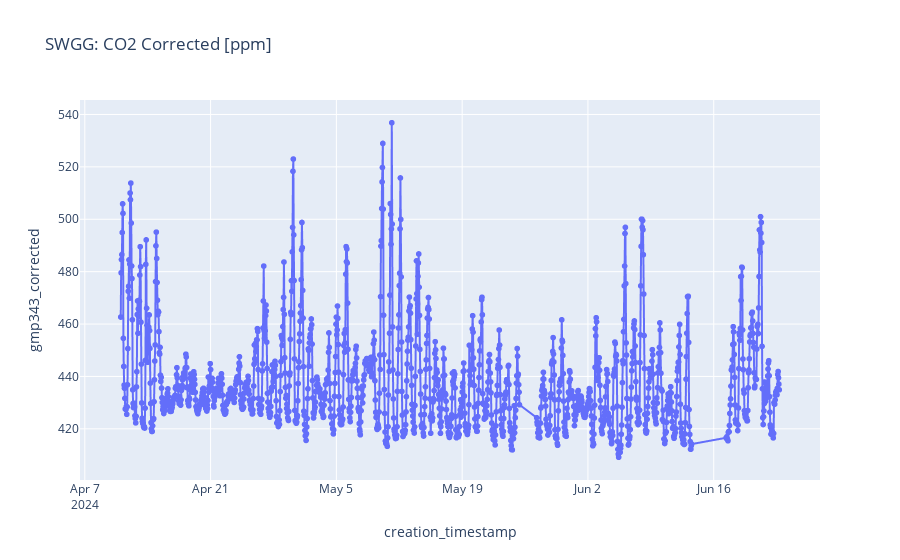

The notebook cell saved with this chart:
### Code cell
extract_site_data(dates = dates, site_name="SWGG")

### Figure 1 — Plotly figure (JSON) as saved in the notebook; plotly's stock layout.template omitted (floating-point values rounded to 4 significant figures; data arrays with more than 128 entries replaced by an {"elided": "..."} marker saying what was removed)
{"data": [{"hovertemplate": "creation_timestamp=%{x}<br>gmp343_corrected=%{y}<extra></extra>", "legendgroup": "", "line": {"color": "#636efa", "dash": "solid"}, "marker": {"symbol": "circle"}, "mode": "lines+markers", "name": "", "showlegend": false, "type": "scattergl", "x": {"elided": "1624 str values"}, "xaxis": "x", "y": {"elided": "1624 float values"}, "yaxis": "y"}], "layout": {"legend": {"tracegroupgap": 0}, "title": {"text": "SWGG: CO2 Corrected [ppm]"}, "xaxis": {"anchor": "y", "domain": [0, 1], "title": {"text": "creation_timestamp"}}, "yaxis": {"anchor": "x", "domain": [0, 1], "title": {"text": "gmp343_corrected"}}}}
